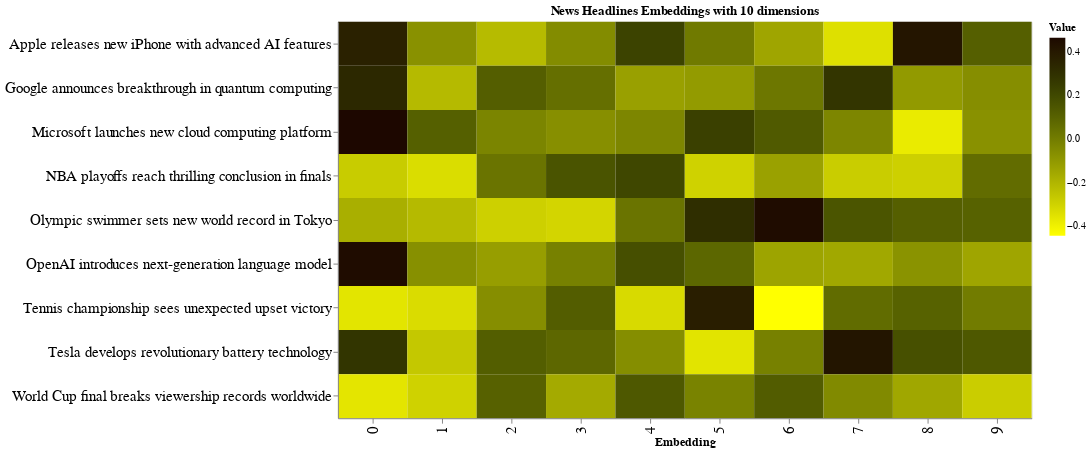

Notebook cell for this chart:
### Code cell
# Configure the plot (same style as ATIS)
heatmap_chart = alt.Chart(source).mark_rect().encode(
    x=alt.X('variable:N', title="Embedding"),
    y=alt.Y('headline:N', title='', axis=alt.Axis(labelLimit=500)),
    color=alt.Color('value:Q', title="Value", scale=alt.Scale(
                range=["yellow", "#000000"]))
).configure(background='#ffffff'
        ).properties(
        width=700,
        height=400,
        title='News Headlines Embeddings with 10 dimensions'
       ).configure_axis(
      labelFontSize=15,
      titleFontSize=12)

# Show the heatmap
print("📊 Displaying Heatmap Visualization:")
print("This shows the first 10 principal components of your embeddings")
print("Similar colors indicate similar embedding values\n")

# Display the chart
heatmap_chart

### Figure 1 — Vega-Lite specification as saved in the notebook (floating-point values rounded to 4 significant figures)
{"config": {"view": {"continuousWidth": 300, "continuousHeight": 300}, "axis": {"labelFontSize": 15, "titleFontSize": 12}, "background": "#ffffff"}, "data": {"name": "data-bee07b48dfac9a21ab3a93e929297d92"}, "mark": {"type": "rect"}, "encoding": {"color": {"field": "value", "scale": {"range": ["yellow", "#000000"]}, "title": "Value", "type": "quantitative"}, "x": {"field": "variable", "title": "Embedding", "type": "nominal"}, "y": {"axis": {"labelLimit": 500}, "field": "headline", "title": "", "type": "nominal"}}, "height": 400, "title": "News Headlines Embeddings with 10 dimensions", "width": 700, "$schema": "https://vega.github.io/schema/vega-lite/v5.20.1.json", "datasets": {"data-bee07b48dfac9a21ab3a93e929297d92": [{"headline": "Apple releases new iPhone with advanced AI features", "variable": 0, "value": 0.3634}, {"headline": "Google announces breakthrough in quantum computing", "variable": 0, "value": 0.3324}, {"headline": "Microsoft launches new cloud computing platform", "variable": 0, "value": 0.4647}, {"headline": "Tesla develops revolutionary battery technology", "variable": 0, "value": 0.2801}, {"headline": "OpenAI introduces next-generation language model", "variable": 0, "value": 0.4518}, {"headline": "World Cup final breaks viewership records worldwide", "variable": 0, "value": -0.3599}, {"headline": "Olympic swimmer sets new world record in Tokyo", "variable": 0, "value": -0.1763}, {"headline": "NBA playoffs reach thrilling conclusion in finals", "variable": 0, "value": -0.2751}, {"headline": "Tennis championship sees unexpected upset victory", "variable": 0, "value": -0.3573}, {"headline": "Apple releases new iPhone with advanced AI features", "variable": 1, "value": -0.07182}, {"headline": "Google announces breakthrough in quantum computing", "variable": 1, "value": -0.2133}, {"headline": "Microsoft launches new cloud computing platform", "variable": 1, "value": 0.1111}, {"headline": "Tesla develops revolutionary battery technology", "variable": 1, "value": -0.2611}, {"headline": "OpenAI introduces next-generation language model", "variable": 1, "value": -0.0666}, {"headline": "World Cup final breaks viewership records worldwide", "variable": 1, "value": -0.2958}, {"headline": "Olympic swimmer sets new world record in Tokyo", "variable": 1, "value": -0.2154}, {"headline": "NBA playoffs reach thrilling conclusion in finals", "variable": 1, "value": -0.3305}, {"headline": "Tennis championship sees unexpected upset victory", "variable": 1, "value": -0.3291}, {"headline": "Apple releases new iPhone with advanced AI features", "variable": 2, "value": -0.2182}, {"headline": "Google announces breakthrough in quantum computing", "variable": 2, "value": 0.1158}, {"headline": "Microsoft launches new cloud computing platform", "variable": 2, "value": -0.02722}, {"headline": "Tesla develops revolutionary battery technology", "variable": 2, "value": 0.118}, {"headline": "OpenAI introduces next-generation language model", "variable": 2, "value": -0.1177}, {"headline": "World Cup final breaks viewership records worldwide", "variable": 2, "value": 0.1057}, {"headline": "Olympic swimmer sets new world record in Tokyo", "variable": 2, "value": -0.2885}, {"headline": "NBA playoffs reach thrilling conclusion in finals", "variable": 2, "value": 0.03383}, {"headline": "Tennis championship sees unexpected upset victory", "variable": 2, "value": -0.06157}, {"headline": "Apple releases new iPhone with advanced AI features", "variable": 3, "value": -0.05431}, {"headline": "Google announces breakthrough in quantum computing", "variable": 3, "value": 0.05166}, {"headline": "Microsoft launches new cloud computing platform", "variable": 3, "value": -0.06518}, {"headline": "Tesla develops revolutionary battery technology", "variable": 3, "value": 0.08239}, {"headline": "OpenAI introduces next-generation language model", "variable": 3, "value": -0.01273}, {"headline": "World Cup final breaks viewership records worldwide", "variable": 3, "value": -0.16}, {"headline": "Olympic swimmer sets new world record in Tokyo", "variable": 3, "value": -0.307}, {"headline": "NBA playoffs reach thrilling conclusion in finals", "variable": 3, "value": 0.1557}, {"headline": "Tennis championship sees unexpected upset victory", "variable": 3, "value": 0.1212}, {"headline": "Apple releases new iPhone with advanced AI features", "variable": 4, "value": 0.2232}, {"headline": "Google announces breakthrough in quantum computing", "variable": 4, "value": -0.1235}, {"headline": "Microsoft launches new cloud computing platform", "variable": 4, "value": -0.03145}, {"headline": "Tesla develops revolutionary battery technology", "variable": 4, "value": -0.06042}, {"headline": "OpenAI introduces next-generation language model", "variable": 4, "value": 0.1735}, {"headline": "World Cup final breaks viewership records worldwide", "variable": 4, "value": 0.1397}, {"headline": "Olympic swimmer sets new world record in Tokyo", "variable": 4, "value": 0.03318}, {"headline": "NBA playoffs reach thrilling conclusion in finals", "variable": 4, "value": 0.2064}, {"headline": "Tennis championship sees unexpected upset victory", "variable": 4, "value": -0.3229}, {"headline": "Apple releases new iPhone with advanced AI features", "variable": 5, "value": 0.01299}, {"headline": "Google announces breakthrough in quantum computing", "variable": 5, "value": -0.1051}, {"headline": "Microsoft launches new cloud computing platform", "variable": 5, "value": 0.2357}, {"headline": "Tesla develops revolutionary battery technology", "variable": 5, "value": -0.3542}, {"headline": "OpenAI introduces next-generation language model", "variable": 5, "value": 0.0847}, {"headline": "World Cup final breaks viewership records worldwide", "variable": 5, "value": -0.02037}, {"headline": "Olympic swimmer sets new world record in Tokyo", "variable": 5, "value": 0.3078}, {"headline": "NBA playoffs reach thrilling conclusion in finals", "variable": 5, "value": -0.2951}, {"headline": "Tennis championship sees unexpected upset victory", "variable": 5, "value": 0.3769}, {"headline": "Apple releases new iPhone with advanced AI features", "variable": 6, "value": -0.1435}, {"headline": "Google announces breakthrough in quantum computing", "variable": 6, "value": 0.02175}, {"headline": "Microsoft launches new cloud computing platform", "variable": 6, "value": 0.1312}, {"headline": "Tesla develops revolutionary battery technology", "variable": 6, "value": -0.01207}, {"headline": "OpenAI introduces next-generation language model", "variable": 6, "value": -0.1369}, {"headline": "World Cup final breaks viewership records worldwide", "variable": 6, "value": 0.1238}, {"headline": "Olympic swimmer sets new world record in Tokyo", "variable": 6, "value": 0.4514}, {"headline": "NBA playoffs reach thrilling conclusion in finals", "variable": 6, "value": -0.1283}, {"headline": "Tennis championship sees unexpected upset victory", "variable": 6, "value": -0.4428}, {"headline": "Apple releases new iPhone with advanced AI features", "variable": 7, "value": -0.3415}, {"headline": "Google announces breakthrough in quantum computing", "variable": 7, "value": 0.2776}, {"headline": "Microsoft launches new cloud computing platform", "variable": 7, "value": -0.03206}, {"headline": "Tesla develops revolutionary battery technology", "variable": 7, "value": 0.4213}, {"headline": "OpenAI introduces next-generation language model", "variable": 7, "value": -0.151}, {"headline": "World Cup final breaks viewership records worldwide", "variable": 7, "value": -0.04469}, {"headline": "Olympic swimmer sets new world record in Tokyo", "variable": 7, "value": 0.153}, {"headline": "NBA playoffs reach thrilling conclusion in finals", "variable": 7, "value": -0.278}, {"headline": "Tennis championship sees unexpected upset victory", "variable": 7, "value": 0.06536}, {"headline": "Apple releases new iPhone with advanced AI features", "variable": 8, "value": 0.418}, {"headline": "Google announces breakthrough in quantum computing", "variable": 8, "value": -0.1025}, {"headline": "Microsoft launches new cloud computing platform", "variable": 8, "value": -0.3773}, {"headline": "Tesla develops revolutionary battery technology", "variable": 8, "value": 0.1708}, {"headline": "OpenAI introduces next-generation language model", "variable": 8, "value": -0.07674}, {"headline": "World Cup final breaks viewership records worldwide", "variable": 8, "value": -0.1475}, {"headline": "Olympic swimmer sets new world record in Tokyo", "variable": 8, "value": 0.1137}, {"headline": "NBA playoffs reach thrilling conclusion in finals", "variable": 8, "value": -0.2881}, {"headline": "Tennis championship sees unexpected upset victory", "variable": 8, "value": 0.103}, {"headline": "Apple releases new iPhone with advanced AI features", "variable": 9, "value": 0.1133}, {"headline": "Google announces breakthrough in quantum computing", "variable": 9, "value": -0.06149}, {"headline": "Microsoft launches new cloud computing platform", "variable": 9, "value": -0.07227}, {"headline": "Tesla develops revolutionary battery technology", "variable": 9, "value": 0.1396}, {"headline": "OpenAI introduces next-generation language model", "variable": 9, "value": -0.143}, {"headline": "World Cup final breaks viewership records worldwide", "variable": 9, "value": -0.2789}, {"headline": "Olympic swimmer sets new world record in Tokyo", "variable": 9, "value": 0.1025}, {"headline": "NBA playoffs reach thrilling conclusion in finals", "variable": 9, "value": 0.06361}, {"headline": "Tennis championship sees unexpected upset victory", "variable": 9, "value": 0.004281}]}}
